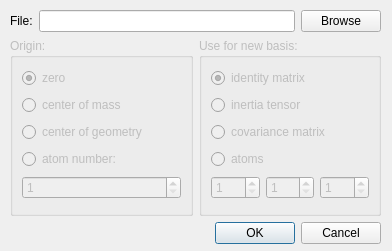
<?xml version="1.0" encoding="UTF-8"?>
<ui version="4.0">
 <class>OpenDialog</class>
 <widget class="QDialog" name="OpenDialog">
  <property name="geometry">
   <rect>
    <x>0</x>
    <y>0</y>
    <width>392</width>
    <height>251</height>
   </rect>
  </property>
  <property name="windowTitle">
   <string>Dialog</string>
  </property>
  <widget class="QWidget" name="layoutWidget">
   <property name="geometry">
    <rect>
     <x>10</x>
     <y>10</y>
     <width>371</width>
     <height>234</height>
    </rect>
   </property>
   <layout class="QVBoxLayout" name="verticalLayout_4">
    <item>
     <layout class="QVBoxLayout" name="verticalLayout_3">
      <item>
       <layout class="QHBoxLayout" name="file">
        <item>
         <widget class="QLabel" name="label">
          <property name="text">
           <string>File:</string>
          </property>
         </widget>
        </item>
        <item>
         <widget class="QLineEdit" name="filename">
          <property name="readOnly">
           <bool>true</bool>
          </property>
         </widget>
        </item>
        <item>
         <widget class="QPushButton" name="filedialog">
          <property name="text">
           <string>Browse</string>
          </property>
         </widget>
        </item>
       </layout>
      </item>
      <item>
       <layout class="QHBoxLayout" name="settings">
        <item>
         <widget class="QGroupBox" name="origin">
          <property name="enabled">
           <bool>false</bool>
          </property>
          <property name="title">
           <string>Origin:</string>
          </property>
          <layout class="QVBoxLayout" name="verticalLayout">
           <item>
            <widget class="QRadioButton" name="zero">
             <property name="text">
              <string>zero</string>
             </property>
             <property name="checked">
              <bool>true</bool>
             </property>
            </widget>
           </item>
           <item>
            <widget class="QRadioButton" name="com">
             <property name="text">
              <string>center of mass</string>
             </property>
             <property name="checked">
              <bool>false</bool>
             </property>
            </widget>
           </item>
           <item>
            <widget class="QRadioButton" name="cog">
             <property name="text">
              <string>center of geometry</string>
             </property>
            </widget>
           </item>
           <item>
            <widget class="QRadioButton" name="coa">
             <property name="text">
              <string>atom number:</string>
             </property>
            </widget>
           </item>
           <item>
            <widget class="QSpinBox" name="an">
             <property name="enabled">
              <bool>false</bool>
             </property>
             <property name="minimum">
              <number>1</number>
             </property>
            </widget>
           </item>
          </layout>
         </widget>
        </item>
        <item>
         <widget class="QGroupBox" name="basis">
          <property name="enabled">
           <bool>false</bool>
          </property>
          <property name="title">
           <string>Use for new basis:</string>
          </property>
          <layout class="QVBoxLayout" name="verticalLayout_2">
           <item>
            <widget class="QRadioButton" name="identity">
             <property name="text">
              <string>identity matrix</string>
             </property>
             <property name="checked">
              <bool>true</bool>
             </property>
            </widget>
           </item>
           <item>
            <widget class="QRadioButton" name="inert">
             <property name="text">
              <string>inertia tensor</string>
             </property>
             <property name="checked">
              <bool>false</bool>
             </property>
            </widget>
           </item>
           <item>
            <widget class="QRadioButton" name="covar">
             <property name="text">
              <string>covariance matrix</string>
             </property>
             <property name="checked">
              <bool>false</bool>
             </property>
            </widget>
           </item>
           <item>
            <widget class="QRadioButton" name="atoms">
             <property name="text">
              <string>atoms</string>
             </property>
            </widget>
           </item>
           <item>
            <layout class="QHBoxLayout" name="atom_numbers">
             <item>
              <widget class="QSpinBox" name="atom3">
               <property name="enabled">
                <bool>false</bool>
               </property>
               <property name="minimum">
                <number>1</number>
               </property>
               <property name="value">
                <number>1</number>
               </property>
              </widget>
             </item>
             <item>
              <widget class="QSpinBox" name="atom2">
               <property name="enabled">
                <bool>false</bool>
               </property>
               <property name="minimum">
                <number>1</number>
               </property>
              </widget>
             </item>
             <item>
              <widget class="QSpinBox" name="atom1">
               <property name="enabled">
                <bool>false</bool>
               </property>
               <property name="minimum">
                <number>1</number>
               </property>
              </widget>
             </item>
            </layout>
           </item>
          </layout>
         </widget>
        </item>
       </layout>
      </item>
     </layout>
    </item>
    <item>
     <widget class="QDialogButtonBox" name="buttonBox">
      <property name="cursor">
       <cursorShape>ArrowCursor</cursorShape>
      </property>
      <property name="autoFillBackground">
       <bool>false</bool>
      </property>
      <property name="orientation">
       <enum>Qt::Horizontal</enum>
      </property>
      <property name="standardButtons">
       <set>QDialogButtonBox::Cancel|QDialogButtonBox::Ok</set>
      </property>
     </widget>
    </item>
   </layout>
  </widget>
 </widget>
 <resources/>
 <connections>
  <connection>
   <sender>buttonBox</sender>
   <signal>accepted()</signal>
   <receiver>OpenDialog</receiver>
   <slot>accept()</slot>
   <hints>
    <hint type="sourcelabel">
     <x>248</x>
     <y>254</y>
    </hint>
    <hint type="destinationlabel">
     <x>157</x>
     <y>274</y>
    </hint>
   </hints>
  </connection>
  <connection>
   <sender>buttonBox</sender>
   <signal>rejected()</signal>
   <receiver>OpenDialog</receiver>
   <slot>reject()</slot>
   <hints>
    <hint type="sourcelabel">
     <x>316</x>
     <y>260</y>
    </hint>
    <hint type="destinationlabel">
     <x>286</x>
     <y>274</y>
    </hint>
   </hints>
  </connection>
 </connections>
</ui>
